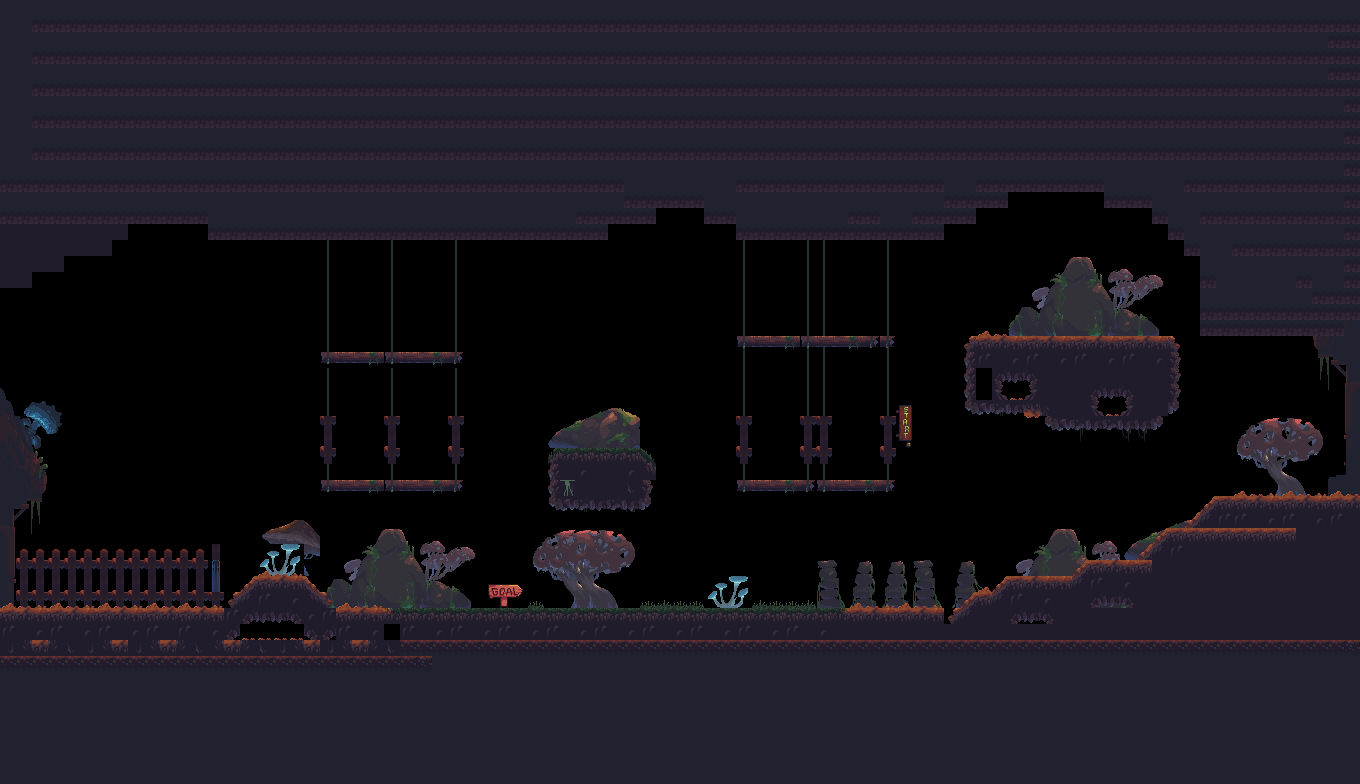

The image is a tile-based game level rendered from a .tmx file. Its description and source (layers, tilesets, objects; grid data summarised) follow:
An orthogonal 85x49 tile map with 16x16 px tiles, 7 tile layers (Tile Layer 6, Tile Layer 3, Tile Layer 2, Tile Layer 1, ...), 4 tilesets.

<map version="1.10" tiledversion="1.11.2" orientation="orthogonal" renderorder="right-down" width="85" height="49" tilewidth="16" tileheight="16" infinite="0" nextlayerid="9" nextobjectid="1">
 <editorsettings>
  <export target="Map3Tiled.tmj" format="json" />
 </editorsettings>
 <tileset firstgid="1" source="../Map1/TileSet/Map1TileSet.tsx" />
 <tileset firstgid="1161" source="TileSet/Map3bg.tsx" />
 <tileset firstgid="1164" source="TileSet/Terrain_and_Props.tsx" />
 <tileset firstgid="1844" source="TileSet/Terrain-and-Props-OLD.tsx" />
 <layer id="6" name="Tile Layer 6" width="85" height="49">
  <data>[4165 cells, 3 non-empty, 2 distinct tile ids]</data>
 </layer>
 <layer id="3" name="Tile Layer 3" width="85" height="49">
  <data>[4165 cells, 4 non-empty, 2 distinct tile ids]</data>
 </layer>
 <layer id="2" name="Tile Layer 2" width="85" height="49">
  <data>[4165 cells, 35 non-empty, 8 distinct tile ids]</data>
 </layer>
 <layer id="1" name="Tile Layer 1" width="85" height="49">
  <data>[4165 cells, 31 non-empty, 31 distinct tile ids]</data>
 </layer>
 <layer id="8" name="Tile Layer 7" width="85" height="49">
  <data>[4165 cells, 377 non-empty, 286 distinct tile ids]</data>
 </layer>
 <layer id="4" name="Tile Layer 4" width="85" height="49">
  <data>[4165 cells, 427 non-empty, 244 distinct tile ids]</data>
 </layer>
 <layer id="5" name="Tile Layer 5" width="85" height="49">
  <data>[4165 cells, 2407 non-empty, 52 distinct tile ids]</data>
 </layer>
</map>
